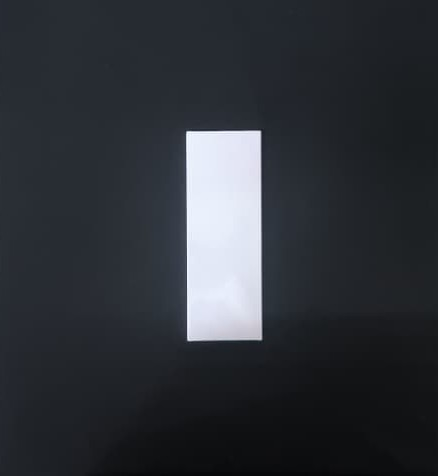
#> input picture dataset/nolab1.jpeg, 438 x 476 px; its folder holds only this picture in this run
$ python main_pipeline.py
#> lines starting #> are read from the running program, lines starting #| are printed output that depends on the picture; after the words box and inside, x2 and y2 are one past the last pixel; in counts of white or black regions, pixels touching at a corner belong together
import cv2
import numpy as np
import os
import glob

# 1. SYSTEM TOLERANCES (Relative Calibration)
IDEAL_REL_X = 0
IDEAL_REL_Y = 0
MAX_SHIFT_PIXELS = 5    # Tightened to 5
MAX_ROTATION_DEG = 1.0  # Tightened to 1.0

def run_inspection(image_path):
#> called with image_path = 'dataset/nolab1.jpeg'
    print(f"\n--- Inspecting: {image_path} ---")

    frame = cv2.imread(image_path)
#> frame is the input picture: shape (476, 438, 3); mean B, G, R 56.8, 51, 47.5
    if frame is None:
        print("ERROR: Could not find the image.")
        return

    # 2A. FRONTEND: FIND THE WHITE BOX (Grayscale)
    gray = cv2.cvtColor(frame, cv2.COLOR_BGR2GRAY)
    blurred = cv2.GaussianBlur(gray, (5, 5), 0)
    edges = cv2.Canny(blurred, 30, 150)
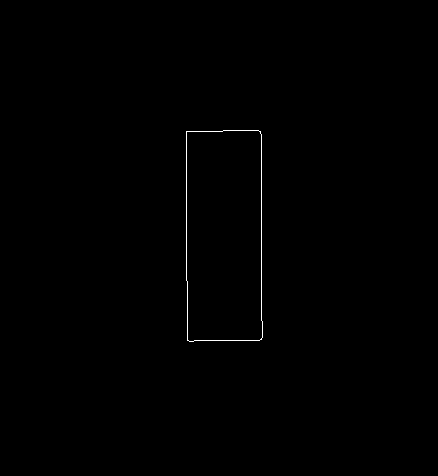
#> edges: shape (476, 438); 0.27% white in thin lines or dots, all inside (x1, y1, x2, y2) = (186, 130, 263, 342)

    kernel = np.ones((5, 5), np.uint8)
    repaired_edges = cv2.dilate(edges, kernel, iterations=1)
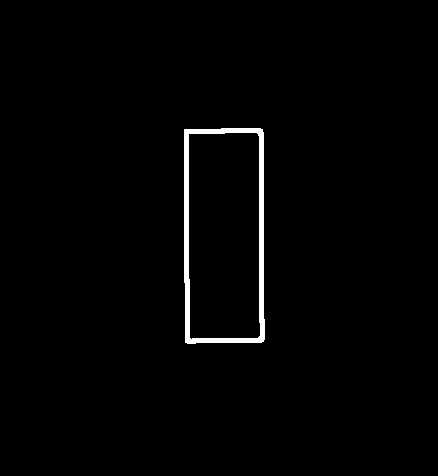
#> repaired_edges: shape (476, 438); 1.4% white; 1 white region

    box_contours_raw, _ = cv2.findContours(repaired_edges, cv2.RETR_EXTERNAL, cv2.CHAIN_APPROX_SIMPLE)
#> box_contours_raw = 1 contour; box (x1, y1, x2, y2) and area: (184, 128, 265, 344) 16834
    valid_boxes = [c for c in box_contours_raw if cv2.contourArea(c) > 5000]
#> valid_boxes has the same summary as box_contours_raw
    sorted_boxes = sorted(valid_boxes, key=cv2.contourArea, reverse=True)
#> sorted_boxes has the same summary as box_contours_raw


    # 2B. FRONTEND: FIND THE COLORED LABEL (HSV Color)
    hsv = cv2.cvtColor(frame, cv2.COLOR_BGR2HSV)
#> hsv: shape (476, 438, 3); mean H, S, V 108.6, 48.9, 56.8

    lower_red1 = np.array([0, 100, 100])
    upper_red1 = np.array([10, 255, 255])
    lower_red2 = np.array([160, 100, 100])
    upper_red2 = np.array([179, 255, 255])

    mask1 = cv2.inRange(hsv, lower_red1, upper_red1)
#> mask1: shape (476, 438); every value is 0
    mask2 = cv2.inRange(hsv, lower_red2, upper_red2)
    label_mask = cv2.bitwise_or(mask1, mask2)

    label_mask = cv2.morphologyEx(label_mask, cv2.MORPH_OPEN, kernel)

    label_contours_raw, _ = cv2.findContours(label_mask, cv2.RETR_EXTERNAL, cv2.CHAIN_APPROX_SIMPLE)
#> label_contours_raw = []
    valid_labels = [c for c in label_contours_raw if cv2.contourArea(c) > 1000]
#> valid_labels = []
    sorted_labels = sorted(valid_labels, key=cv2.contourArea, reverse=True)
#> sorted_labels = []


    # 3. BACKEND: GEOMETRIC BOUNDING MATH
    if len(sorted_boxes) == 0 or len(sorted_labels) == 0:
        print("STATUS: FAIL - NO LABEL")
        cv2.putText(frame, "FAIL: NO LABEL", (20, 60), cv2.FONT_HERSHEY_SIMPLEX, 1.2, (0, 0, 255), 2)
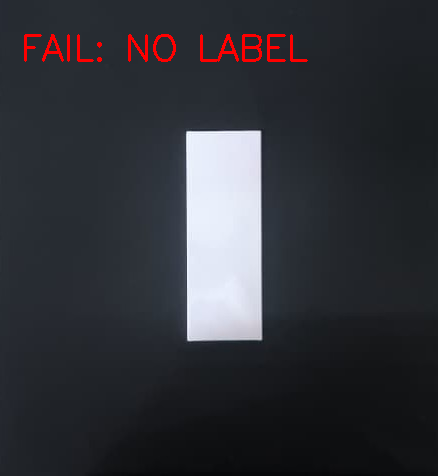
#> frame: shape (476, 438, 3); 0.94% of pixels changed, all inside (x1, y1, x2, y2) = (24, 34, 308, 62)
        cv2.imshow("Inspection Output", frame)
        cv2.waitKey(0)
        return

    box_contour = sorted_boxes[0]
    label_contour = sorted_labels[0]

    box_rect = cv2.minAreaRect(box_contour)
    (bx, by), (bw, bh), b_angle = box_rect
    bx, by = int(bx), int(by)
    box_pts = np.intp(cv2.boxPoints(box_rect))

    label_rect = cv2.minAreaRect(label_contour)
    (lx, ly), (lw, lh), angle = label_rect
    lx, ly = int(lx), int(ly)
    label_pts = np.intp(cv2.boxPoints(label_rect))

    relative_x = lx - bx
    relative_y = ly - by

    print(f"CALIBRATION INFO -> Label is {relative_x}px (X) and {relative_y}px (Y) away from Box Center")

    delta_x = abs(relative_x - IDEAL_REL_X)
    delta_y = abs(relative_y - IDEAL_REL_Y)

    if angle > 45:
        angle = 90 - angle
    elif angle < -45:
        angle = 90 + angle
    angle = abs(angle)

    # 4. DECISION LOGIC & UI OVERLAY
    if angle > MAX_ROTATION_DEG:
        status = "FAIL (Rotation)"
        color = (0, 0, 255)
    elif delta_x > MAX_SHIFT_PIXELS or delta_y > MAX_SHIFT_PIXELS:
        status = "FAIL (Translational)"
        color = (0, 0, 255)
    else:
        status = "PASS (OK)"
        color = (0, 255, 0)

    cv2.drawContours(frame, [box_pts], 0, (255, 0, 0), 2)
    cv2.drawContours(frame, [label_pts], 0, color, 2)

    cv2.circle(frame, (bx, by), 5, (255, 0, 0), -1)
    cv2.circle(frame, (lx, ly), 5, color, -1)
    cv2.line(frame, (bx, by), (lx, ly), (255, 255, 255), 1)

    font = cv2.FONT_HERSHEY_SIMPLEX
    cv2.putText(frame, f"STATUS: {status}", (20, 40), font, 0.8, color, 2)
    cv2.putText(frame, f"Rel Shift: dx={int(delta_x)}, dy={int(delta_y)}", (20, 70), font, 0.5, (255, 255, 255), 1)
    cv2.putText(frame, f"Angle: {angle:.2f} deg", (20, 95), font, 0.5, (255, 255, 255), 1)

    cv2.imshow("Inspection Output", frame)
    print("Press any key to close and move to the next image...")
    cv2.waitKey(0)

# AUTOMATED DATASET SCANNER
if __name__ == "__main__":
    dataset_path = "dataset"
    files = glob.glob(os.path.join(dataset_path, "**", "*.*"), recursive=True)
    images = [f for f in files if f.lower().endswith(('.png', '.jpg', '.jpeg'))]

    print(f"Found {len(images)} images to process.")
    for img_path in images:
        run_inspection(img_path)

    cv2.destroyAllWindows()

$ run again, on dataset/nolab6.jpeg
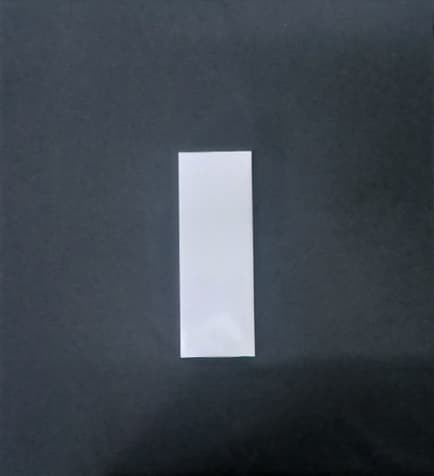
#> input picture dataset/nolab6.jpeg, 434 x 476 px
#> in run_inspection, frame is the input picture: shape (476, 434, 3); mean B, G, R 79.8, 70.9, 63.5
#> in run_inspection, `edges = cv2.Canny(blurred, 30, 150)`:
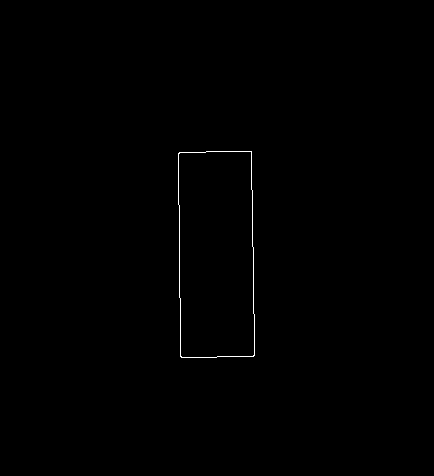
#> edges: shape (476, 434); 0.27% white in thin lines or dots, all inside (x1, y1, x2, y2) = (178, 151, 255, 358)
#> repaired_edges: shape (476, 434); 1.4% white; 1 white region
#> box_contours_raw = 1 contour; box (x1, y1, x2, y2) and area: (176, 149, 257, 360) 16225
#> valid_boxes has the same summary as box_contours_raw
#> sorted_boxes has the same summary as box_contours_raw
#> hsv: shape (476, 434, 3); mean H, S, V 105.8, 58.9, 79.8
#> mask1: shape (476, 434); every value is 0
#> label_contours_raw = []
#> in run_inspection, `cv2.putText(frame, "FAIL: NO LABEL", (20, 60), cv2.FONT_HERSHEY_SIMPLE..`:
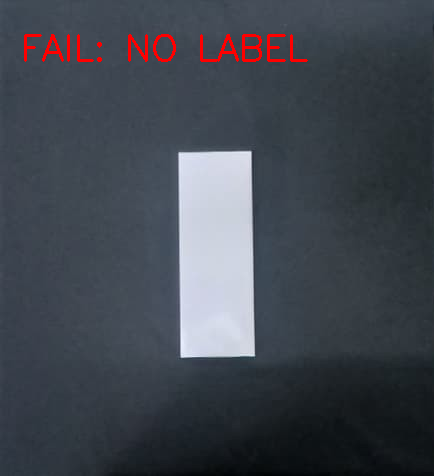
#> frame: shape (476, 434, 3); 0.95% of pixels changed, all inside (x1, y1, x2, y2) = (24, 34, 308, 62)
